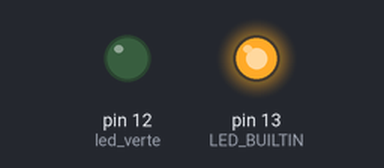
Bench run of a sketch on a simulated Arduino Uno, built with avr-gcc and run on an emulated ATmega328P. On the bench: output pins drawn as LEDs (lit = HIGH).

Above: at 1.2 s.
At 3.7 s:
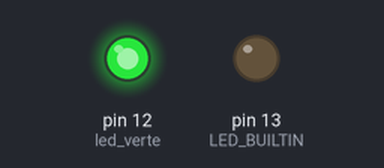
Timing chart, 0 to 6.5 s (numbered marks = the images above):
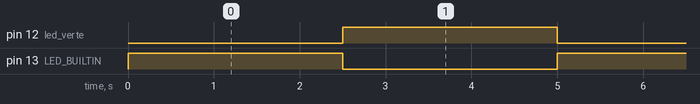

Measured:
- by itself, pin 12 (led_verte), pin 13 (LED_BUILTIN): alternates HIGH for 2.5 s and LOW for 2.5 s

The sketch:

Blink.ino
```cpp
int led_verte = 12;

void setup() {
  // initialize digital pin LED_BUILTIN as an output.
  pinMode(LED_BUILTIN, OUTPUT);
  pinMode(led_verte, OUTPUT);
}

// the loop function runs over and over again forever
void loop() {
  digitalWrite(LED_BUILTIN, HIGH);
  digitalWrite(led_verte, LOW);
  delay(2500);
  digitalWrite(led_verte, HIGH);
  digitalWrite(LED_BUILTIN, LOW);
  delay(2500);                         // wait for a second
}
```
